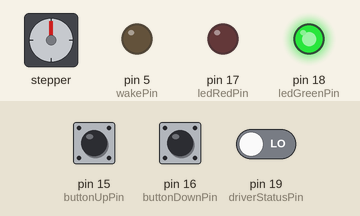
A sketch run on a simulated Arduino Uno, built with avr-gcc and run on an emulated ATmega328P. Parts: stepper motor, output pins drawn as LEDs (lit = HIGH). Inputs (shaded band) come from the test bench; at power-on: pin 15 (buttonUpPin) HIGH, pin 16 (buttonDownPin) HIGH, pin 19 (driverStatusPin) LOW. Stepper angles assume 200 steps per turn.

Above: at 1.2 s.
1.3 s: pin 15 (buttonUpPin) pulled LOW for 1 s
At 3.4 s:
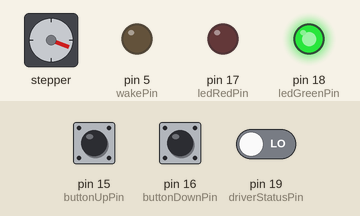
4.3 s: pin 16 (buttonDownPin) pulled LOW for 3.2 s
At 8.5 s:
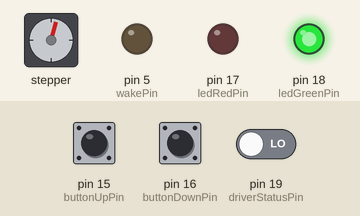
9.0 s: pin 15 (buttonUpPin) pulled LOW for 0.15 s
At 10.4 s:
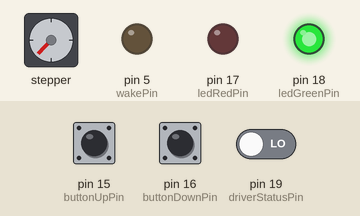
10.7 s: pin 16 (buttonDownPin) pulled LOW for 1 s
At 10.85 s:
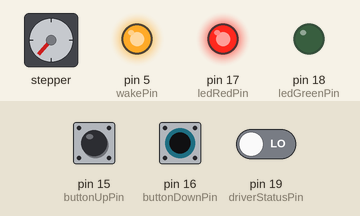
13.7 s: pin 16 (buttonDownPin) pulled LOW for 0.15 s
At 15.1 s:
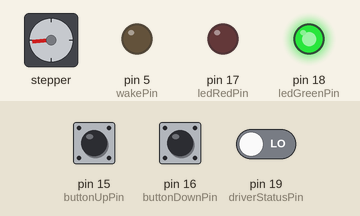
15.4 s: pin 15 (buttonUpPin) pulled LOW for 3.2 s
At 15.55 s:
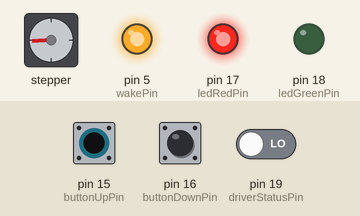
Timing chart, 0 to 20.5 s (numbered marks = the images above; inputs shaded):
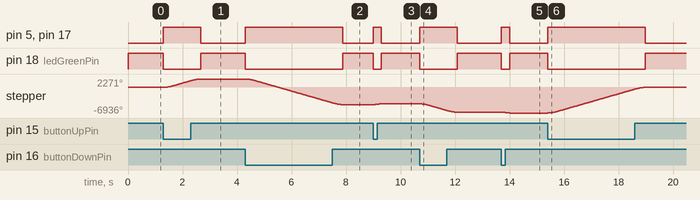

The sketch:

headlight_trim.ino
```cpp
// (licence header left out)
// Include libraries. //////////////////////////////////////////////////////////
// Button handling and debouncing.
// See https://github.com/JChristensen/Button.
#include "Button.h"

// Stepper motor driver with acceleration and deceleration.
#include "AccelStepper.h"

// Global constants and variables. /////////////////////////////////////////////
// Pin numbers.
const byte buttonUpPin = 15;
const byte buttonDownPin = 16;
const byte wakePin = 5;
const byte stepPin = 4;
const byte dirPin = 3;
const byte ledRedPin = 17;
const byte ledGreenPin = 18;
const byte driverStatusPin = 19;

// Step rate at maximum speed [Hz].
const float maxSpeed = 23.0f * 200.0f / 3.0f;

// Acceleration duration to maximum speed.
const float accelDuration = 1.0f / 3.0f;

// Duration needed to wake the motor driver and to set it asleep [us].
const unsigned long wakeDuration = 1500ul;
const unsigned long sleepDuration = 100ul;

// End stop of the stepper motor.
const long maxPosition = 1.5 * 200 * 23;
const long upperPosition = +maxPosition;
const long lowerPosition = -maxPosition;

// Motor status.
bool running = false;

// Stepper motor.
AccelStepper stepper(AccelStepper::DRIVER, stepPin, dirPin);

// Buttons.
const boolean pullup = true;
const boolean invert = true;
const int debounceTime = 50; // [ms]
Button buttonUp(buttonUpPin, pullup, invert, debounceTime);
Button buttonDown(buttonDownPin, pullup, invert, debounceTime);

// Functions. //////////////////////////////////////////////////////////////////
// Set up the controller after boot.
void setup()
{
    // Initialize the motor driver pins.
    pinMode(wakePin, OUTPUT);
    pinMode(stepPin, OUTPUT);
    pinMode(driverStatusPin, INPUT);

    // Initialize the status LEDs.
    pinMode(ledRedPin, OUTPUT);
    pinMode(ledGreenPin, OUTPUT);

    // Initialize the stepper motor.
    stepper.setMaxSpeed(maxSpeed);
    stepper.setAcceleration(maxSpeed / accelDuration);
}

// Infinite worker loop.
void loop()
{
    // Read the states of the buttons.
    buttonUp.read();
    buttonDown.read();

    // Activate the motor.
    if (buttonUp.wasPressed() || buttonDown.wasPressed())
    {
        // Wake the motor driver.
        digitalWrite(wakePin, HIGH);
        delayMicroseconds(wakeDuration);
    }

    // Set the desired motor position.
    if (buttonUp.wasPressed())
        stepper.moveTo(upperPosition);
    else if (buttonDown.wasPressed())
        stepper.moveTo(lowerPosition);

    // Turn the motor.
    running = stepper.run();

    // Display the motor status using the dual LED.
    if (running)
    {
        if (digitalRead(driverStatusPin))
        {
            // Show yellow.
            digitalWrite(ledGreenPin, HIGH);
            digitalWrite(ledRedPin, HIGH);
        }
        else
        {
            // Show red.
            digitalWrite(ledGreenPin, LOW);
            digitalWrite(ledRedPin, HIGH);
        }
    }
    else
    {
        // Show green.
        digitalWrite(ledGreenPin, HIGH);
        digitalWrite(ledRedPin, LOW);
    }

    // If the button was released, stop the motor.
    if (buttonUp.wasReleased() || buttonDown.wasReleased())
        stepper.stop();

    // If the motor does not turn, send the motor driver to sleep.
    if (!running)
    {
        digitalWrite(wakePin, LOW);
        delayMicroseconds(sleepDuration);
    }
}
```

Measured:
- after the input at 1.3 s, pin 5 (wakePin), pin 17 (ledRedPin): LOW → HIGH at once, → LOW 1.4 s later; pin 18 (ledGreenPin): HIGH → LOW at once, → HIGH 1.4 s later; stepper: turns 2271° clockwise in 1.4 s, starting at once
- after the input at 4.3 s, pin 5 (wakePin), pin 17 (ledRedPin): LOW → HIGH at once, → LOW 3.6 s later; pin 18 (ledGreenPin): HIGH → LOW at once, → HIGH 3.6 s later; stepper: turns 6935° counter-clockwise in 3.6 s, starting at once
- after the input at 9.0 s, pin 5 (wakePin), pin 17 (ledRedPin): LOW → HIGH at once, → LOW 0.30 s later; pin 18 (ledGreenPin): HIGH → LOW at once, → HIGH 0.30 s later; stepper: turns 207° clockwise in 0.30 s, starting at once
- after the input at 10.7 s, pin 5 (wakePin), pin 17 (ledRedPin): LOW → HIGH at once, → LOW 1.4 s later; pin 18 (ledGreenPin): HIGH → LOW at once, → HIGH 1.4 s later; stepper: turns 2272° counter-clockwise in 1.4 s, starting at once
- after the input at 13.7 s, pin 5 (wakePin), pin 17 (ledRedPin): LOW → HIGH at once, → LOW 0.30 s later; pin 18 (ledGreenPin): HIGH → LOW at once, → HIGH 0.30 s later; stepper: turns 207° counter-clockwise in 0.30 s, starting at once
- after the input at 15.4 s, pin 5 (wakePin), pin 17 (ledRedPin): LOW → HIGH at once, → LOW 3.6 s later; pin 18 (ledGreenPin): HIGH → LOW at once, → HIGH 3.6 s later; stepper: turns 6937° clockwise in 3.6 s, starting at once
